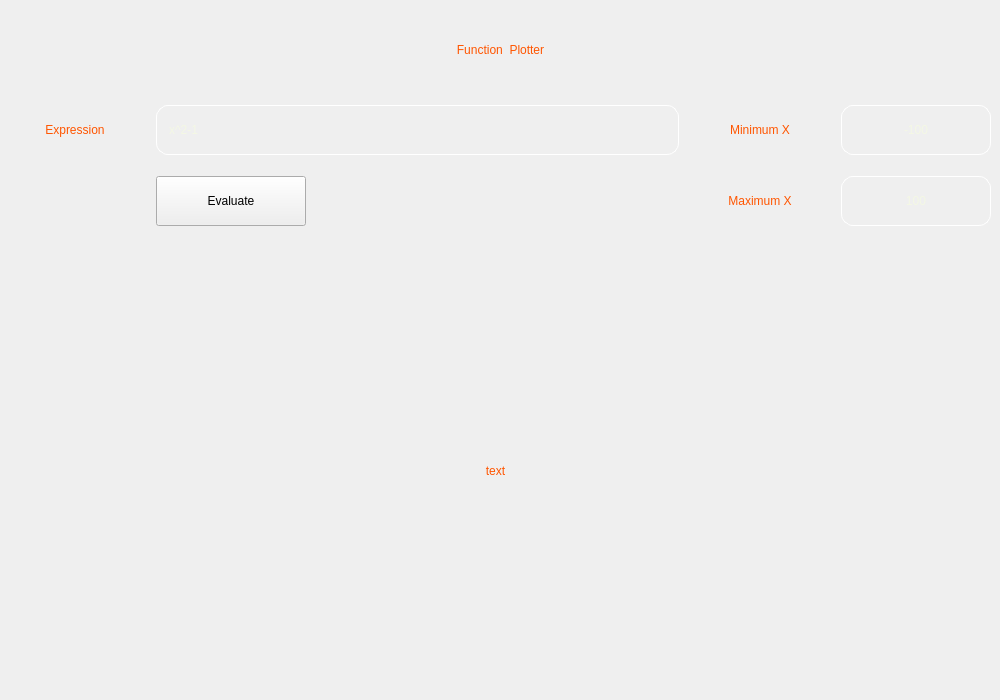
<?xml version="1.0" encoding="UTF-8"?>
<ui version="4.0">
 <class>Form</class>
 <widget class="QWidget" name="Form">
  <property name="geometry">
   <rect>
    <x>0</x>
    <y>0</y>
    <width>1000</width>
    <height>700</height>
   </rect>
  </property>
  <property name="windowTitle">
   <string>Form</string>
  </property>
  <property name="styleSheet">
   <string notr="true">QLabel{
color : rgb(255, 85, 0)
}

QLineEdit{
background: transparent;
border: 1px solid white;
color: rgb(247, 255, 217);
border-radius: 12px;
}

QLineEdit:focus{
border: 2px solid rgb(255, 85, 0);
}</string>
  </property>
  <widget class="QLabel" name="back">
   <property name="geometry">
    <rect>
     <x>0</x>
     <y>0</y>
     <width>1000</width>
     <height>700</height>
    </rect>
   </property>
   <property name="styleSheet">
    <string notr="true">image: url(:/Background/back.jpg);</string>
   </property>
   <property name="text">
    <string/>
   </property>
   <property name="pixmap">
    <pixmap resource="app.qrc">:/Background/back.jpg</pixmap>
   </property>
  </widget>
  <widget class="QWidget" name="verticalLayoutWidget">
   <property name="geometry">
    <rect>
     <x>0</x>
     <y>10</y>
     <width>1001</width>
     <height>80</height>
    </rect>
   </property>
   <layout class="QVBoxLayout" name="verticalLayout">
    <item>
     <widget class="QLabel" name="title">
      <property name="styleSheet">
       <string notr="true">color: rgb(255, 85, 0);</string>
      </property>
      <property name="text">
       <string>Function  Plotter</string>
      </property>
      <property name="alignment">
       <set>Qt::AlignCenter</set>
      </property>
     </widget>
    </item>
   </layout>
  </widget>
  <widget class="QWidget" name="gridLayoutWidget">
   <property name="geometry">
    <rect>
     <x>0</x>
     <y>90</y>
     <width>991</width>
     <height>151</height>
    </rect>
   </property>
   <layout class="QGridLayout" name="gridLayout">
    <item row="0" column="1">
     <widget class="QLineEdit" name="function">
      <property name="minimumSize">
       <size>
        <width>0</width>
        <height>50</height>
       </size>
      </property>
      <property name="styleSheet">
       <string notr="true">padding-left:10px;</string>
      </property>
      <property name="frame">
       <bool>false</bool>
      </property>
      <property name="cursorPosition">
       <number>0</number>
      </property>
      <property name="placeholderText">
       <string>x^2-1</string>
      </property>
      <property name="clearButtonEnabled">
       <bool>true</bool>
      </property>
     </widget>
    </item>
    <item row="1" column="3">
     <widget class="QLabel" name="label3">
      <property name="minimumSize">
       <size>
        <width>150</width>
        <height>35</height>
       </size>
      </property>
      <property name="text">
       <string>Maximum X</string>
      </property>
      <property name="alignment">
       <set>Qt::AlignCenter</set>
      </property>
     </widget>
    </item>
    <item row="1" column="4">
     <widget class="QLineEdit" name="max">
      <property name="minimumSize">
       <size>
        <width>0</width>
        <height>50</height>
       </size>
      </property>
      <property name="maximumSize">
       <size>
        <width>150</width>
        <height>16777215</height>
       </size>
      </property>
      <property name="alignment">
       <set>Qt::AlignCenter</set>
      </property>
      <property name="placeholderText">
       <string>100</string>
      </property>
      <property name="clearButtonEnabled">
       <bool>true</bool>
      </property>
     </widget>
    </item>
    <item row="0" column="3">
     <widget class="QLabel" name="label2">
      <property name="minimumSize">
       <size>
        <width>150</width>
        <height>0</height>
       </size>
      </property>
      <property name="text">
       <string>Minimum X</string>
      </property>
      <property name="alignment">
       <set>Qt::AlignCenter</set>
      </property>
     </widget>
    </item>
    <item row="0" column="0">
     <widget class="QLabel" name="label1">
      <property name="minimumSize">
       <size>
        <width>150</width>
        <height>35</height>
       </size>
      </property>
      <property name="text">
       <string>Expression</string>
      </property>
      <property name="alignment">
       <set>Qt::AlignCenter</set>
      </property>
     </widget>
    </item>
    <item row="0" column="4">
     <widget class="QLineEdit" name="min">
      <property name="minimumSize">
       <size>
        <width>25</width>
        <height>50</height>
       </size>
      </property>
      <property name="maximumSize">
       <size>
        <width>150</width>
        <height>16777215</height>
       </size>
      </property>
      <property name="alignment">
       <set>Qt::AlignCenter</set>
      </property>
      <property name="placeholderText">
       <string>-100</string>
      </property>
      <property name="clearButtonEnabled">
       <bool>true</bool>
      </property>
     </widget>
    </item>
    <item row="1" column="1">
     <widget class="QPushButton" name="eval">
      <property name="sizePolicy">
       <sizepolicy hsizetype="Minimum" vsizetype="Minimum">
        <horstretch>0</horstretch>
        <verstretch>0</verstretch>
       </sizepolicy>
      </property>
      <property name="maximumSize">
       <size>
        <width>150</width>
        <height>16777215</height>
       </size>
      </property>
      <property name="styleSheet">
       <string notr="true"/>
      </property>
      <property name="text">
       <string>Evaluate</string>
      </property>
     </widget>
    </item>
    <item row="1" column="0">
     <widget class="QLabel" name="label_2">
      <property name="text">
       <string/>
      </property>
     </widget>
    </item>
   </layout>
  </widget>
  <widget class="QLabel" name="feedback">
   <property name="geometry">
    <rect>
     <x>0</x>
     <y>280</y>
     <width>991</width>
     <height>381</height>
    </rect>
   </property>
   <property name="text">
    <string>text</string>
   </property>
   <property name="alignment">
    <set>Qt::AlignCenter</set>
   </property>
  </widget>
  <widget class="QWidget" name="Plotter" native="true">
   <property name="geometry">
    <rect>
     <x>10</x>
     <y>250</y>
     <width>981</width>
     <height>441</height>
    </rect>
   </property>
  </widget>
  <widget class="QLabel" name="gif">
   <property name="geometry">
    <rect>
     <x>320</x>
     <y>172</y>
     <width>50</width>
     <height>50</height>
    </rect>
   </property>
   <property name="text">
    <string/>
   </property>
  </widget>
 </widget>
 <resources>
  <include location="app.qrc"/>
 </resources>
 <connections/>
</ui>
